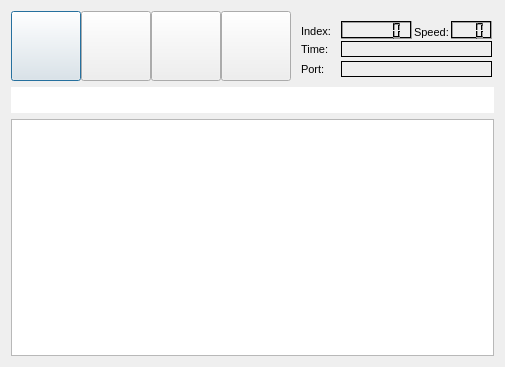
<?xml version="1.0" encoding="UTF-8"?>
<ui version="4.0">
 <author>Alexander Duda</author>
 <class>LogControl</class>
 <widget class="QDialog" name="LogControl">
  <property name="geometry">
   <rect>
    <x>0</x>
    <y>0</y>
    <width>505</width>
    <height>367</height>
   </rect>
  </property>
  <property name="sizePolicy">
   <sizepolicy hsizetype="Expanding" vsizetype="Expanding">
    <horstretch>0</horstretch>
    <verstretch>0</verstretch>
   </sizepolicy>
  </property>
  <property name="minimumSize">
   <size>
    <width>505</width>
    <height>0</height>
   </size>
  </property>
  <property name="windowTitle">
   <string>LogControl</string>
  </property>
  <layout class="QVBoxLayout" name="verticalLayout">
   <item>
    <widget class="QWidget" name="widget" native="true">
     <property name="sizePolicy">
      <sizepolicy hsizetype="Expanding" vsizetype="Preferred">
       <horstretch>0</horstretch>
       <verstretch>0</verstretch>
      </sizepolicy>
     </property>
     <property name="minimumSize">
      <size>
       <width>250</width>
       <height>70</height>
      </size>
     </property>
     <widget class="QPushButton" name="bback">
      <property name="geometry">
       <rect>
        <x>0</x>
        <y>0</y>
        <width>70</width>
        <height>70</height>
       </rect>
      </property>
      <property name="sizePolicy">
       <sizepolicy hsizetype="Maximum" vsizetype="Maximum">
        <horstretch>0</horstretch>
        <verstretch>0</verstretch>
       </sizepolicy>
      </property>
      <property name="minimumSize">
       <size>
        <width>60</width>
        <height>60</height>
       </size>
      </property>
      <property name="maximumSize">
       <size>
        <width>70</width>
        <height>70</height>
       </size>
      </property>
      <property name="text">
       <string/>
      </property>
      <property name="icon">
       <iconset>
        <normaloff>back.png</normaloff>back.png</iconset>
      </property>
      <property name="iconSize">
       <size>
        <width>40</width>
        <height>40</height>
       </size>
      </property>
     </widget>
     <widget class="QPushButton" name="bnext">
      <property name="geometry">
       <rect>
        <x>140</x>
        <y>0</y>
        <width>70</width>
        <height>70</height>
       </rect>
      </property>
      <property name="sizePolicy">
       <sizepolicy hsizetype="Maximum" vsizetype="Maximum">
        <horstretch>0</horstretch>
        <verstretch>0</verstretch>
       </sizepolicy>
      </property>
      <property name="minimumSize">
       <size>
        <width>60</width>
        <height>60</height>
       </size>
      </property>
      <property name="maximumSize">
       <size>
        <width>70</width>
        <height>70</height>
       </size>
      </property>
      <property name="text">
       <string/>
      </property>
      <property name="icon">
       <iconset>
        <normaloff>next.png</normaloff>next.png</iconset>
      </property>
      <property name="iconSize">
       <size>
        <width>40</width>
        <height>40</height>
       </size>
      </property>
     </widget>
     <widget class="QPushButton" name="bstop">
      <property name="geometry">
       <rect>
        <x>210</x>
        <y>0</y>
        <width>70</width>
        <height>70</height>
       </rect>
      </property>
      <property name="sizePolicy">
       <sizepolicy hsizetype="Maximum" vsizetype="Maximum">
        <horstretch>0</horstretch>
        <verstretch>0</verstretch>
       </sizepolicy>
      </property>
      <property name="minimumSize">
       <size>
        <width>60</width>
        <height>60</height>
       </size>
      </property>
      <property name="maximumSize">
       <size>
        <width>70</width>
        <height>70</height>
       </size>
      </property>
      <property name="text">
       <string/>
      </property>
      <property name="icon">
       <iconset>
        <normaloff>stop.png</normaloff>stop.png</iconset>
      </property>
      <property name="iconSize">
       <size>
        <width>40</width>
        <height>40</height>
       </size>
      </property>
     </widget>
     <widget class="QPushButton" name="bplay">
      <property name="geometry">
       <rect>
        <x>70</x>
        <y>0</y>
        <width>70</width>
        <height>70</height>
       </rect>
      </property>
      <property name="sizePolicy">
       <sizepolicy hsizetype="Maximum" vsizetype="Maximum">
        <horstretch>0</horstretch>
        <verstretch>0</verstretch>
       </sizepolicy>
      </property>
      <property name="minimumSize">
       <size>
        <width>60</width>
        <height>60</height>
       </size>
      </property>
      <property name="maximumSize">
       <size>
        <width>70</width>
        <height>70</height>
       </size>
      </property>
      <property name="text">
       <string/>
      </property>
      <property name="icon">
       <iconset>
        <normaloff>play.png</normaloff>play.png</iconset>
      </property>
      <property name="iconSize">
       <size>
        <width>40</width>
        <height>40</height>
       </size>
      </property>
     </widget>
     <widget class="QLCDNumber" name="lcd_index">
      <property name="geometry">
       <rect>
        <x>330</x>
        <y>10</y>
        <width>71</width>
        <height>18</height>
       </rect>
      </property>
      <property name="maximumSize">
       <size>
        <width>260</width>
        <height>20</height>
       </size>
      </property>
      <property name="palette">
       <palette>
        <active>
         <colorrole role="Button">
          <brush brushstyle="SolidPattern">
           <color alpha="255">
            <red>0</red>
            <green>0</green>
            <blue>0</blue>
           </color>
          </brush>
         </colorrole>
         <colorrole role="Light">
          <brush brushstyle="SolidPattern">
           <color alpha="255">
            <red>0</red>
            <green>0</green>
            <blue>0</blue>
           </color>
          </brush>
         </colorrole>
        </active>
        <inactive>
         <colorrole role="Button">
          <brush brushstyle="SolidPattern">
           <color alpha="255">
            <red>0</red>
            <green>0</green>
            <blue>0</blue>
           </color>
          </brush>
         </colorrole>
         <colorrole role="Light">
          <brush brushstyle="SolidPattern">
           <color alpha="255">
            <red>0</red>
            <green>0</green>
            <blue>0</blue>
           </color>
          </brush>
         </colorrole>
        </inactive>
        <disabled>
         <colorrole role="Button">
          <brush brushstyle="SolidPattern">
           <color alpha="255">
            <red>0</red>
            <green>0</green>
            <blue>0</blue>
           </color>
          </brush>
         </colorrole>
         <colorrole role="Light">
          <brush brushstyle="SolidPattern">
           <color alpha="255">
            <red>0</red>
            <green>0</green>
            <blue>0</blue>
           </color>
          </brush>
         </colorrole>
        </disabled>
       </palette>
      </property>
      <property name="lineWidth">
       <number>1</number>
      </property>
      <property name="smallDecimalPoint">
       <bool>false</bool>
      </property>
      <property name="numDigits">
       <number>6</number>
      </property>
      <property name="value" stdset="0">
       <double>0.000000000000000</double>
      </property>
      <property name="intValue" stdset="0">
       <number>0</number>
      </property>
     </widget>
     <widget class="QLabel" name="label_4">
      <property name="geometry">
       <rect>
        <x>290</x>
        <y>12</y>
        <width>34</width>
        <height>16</height>
       </rect>
      </property>
      <property name="font">
       <font>
        <pointsize>8</pointsize>
       </font>
      </property>
      <property name="text">
       <string>Index:</string>
      </property>
     </widget>
     <widget class="QLabel" name="label_2">
      <property name="geometry">
       <rect>
        <x>290</x>
        <y>30</y>
        <width>28</width>
        <height>16</height>
       </rect>
      </property>
      <property name="font">
       <font>
        <pointsize>8</pointsize>
       </font>
      </property>
      <property name="text">
       <string>Time:</string>
      </property>
     </widget>
     <widget class="QLabel" name="timestamp">
      <property name="geometry">
       <rect>
        <x>330</x>
        <y>30</y>
        <width>151</width>
        <height>16</height>
       </rect>
      </property>
      <property name="maximumSize">
       <size>
        <width>252</width>
        <height>250</height>
       </size>
      </property>
      <property name="font">
       <font>
        <family>Times New Roman</family>
        <pointsize>8</pointsize>
       </font>
      </property>
      <property name="frameShape">
       <enum>QFrame::Box</enum>
      </property>
      <property name="lineWidth">
       <number>1</number>
      </property>
      <property name="text">
       <string/>
      </property>
     </widget>
     <widget class="QLCDNumber" name="lcd_speed">
      <property name="geometry">
       <rect>
        <x>440</x>
        <y>10</y>
        <width>41</width>
        <height>18</height>
       </rect>
      </property>
      <property name="maximumSize">
       <size>
        <width>220</width>
        <height>18</height>
       </size>
      </property>
      <property name="palette">
       <palette>
        <active>
         <colorrole role="Button">
          <brush brushstyle="SolidPattern">
           <color alpha="255">
            <red>0</red>
            <green>0</green>
            <blue>0</blue>
           </color>
          </brush>
         </colorrole>
         <colorrole role="Light">
          <brush brushstyle="SolidPattern">
           <color alpha="255">
            <red>0</red>
            <green>0</green>
            <blue>0</blue>
           </color>
          </brush>
         </colorrole>
        </active>
        <inactive>
         <colorrole role="Button">
          <brush brushstyle="SolidPattern">
           <color alpha="255">
            <red>0</red>
            <green>0</green>
            <blue>0</blue>
           </color>
          </brush>
         </colorrole>
         <colorrole role="Light">
          <brush brushstyle="SolidPattern">
           <color alpha="255">
            <red>0</red>
            <green>0</green>
            <blue>0</blue>
           </color>
          </brush>
         </colorrole>
        </inactive>
        <disabled>
         <colorrole role="Button">
          <brush brushstyle="SolidPattern">
           <color alpha="255">
            <red>0</red>
            <green>0</green>
            <blue>0</blue>
           </color>
          </brush>
         </colorrole>
         <colorrole role="Light">
          <brush brushstyle="SolidPattern">
           <color alpha="255">
            <red>0</red>
            <green>0</green>
            <blue>0</blue>
           </color>
          </brush>
         </colorrole>
        </disabled>
       </palette>
      </property>
      <property name="numDigits">
       <number>3</number>
      </property>
     </widget>
     <widget class="QLabel" name="label_3">
      <property name="geometry">
       <rect>
        <x>403</x>
        <y>13</y>
        <width>34</width>
        <height>16</height>
       </rect>
      </property>
      <property name="font">
       <font>
        <pointsize>8</pointsize>
       </font>
      </property>
      <property name="text">
       <string>Speed:</string>
      </property>
     </widget>
     <widget class="QLabel" name="label_5">
      <property name="geometry">
       <rect>
        <x>290</x>
        <y>50</y>
        <width>28</width>
        <height>16</height>
       </rect>
      </property>
      <property name="font">
       <font>
        <pointsize>8</pointsize>
       </font>
      </property>
      <property name="text">
       <string>Port:</string>
      </property>
     </widget>
     <widget class="QLabel" name="last_port">
      <property name="geometry">
       <rect>
        <x>330</x>
        <y>50</y>
        <width>151</width>
        <height>16</height>
       </rect>
      </property>
      <property name="maximumSize">
       <size>
        <width>252</width>
        <height>250</height>
       </size>
      </property>
      <property name="font">
       <font>
        <family>Times New Roman</family>
        <pointsize>8</pointsize>
       </font>
      </property>
      <property name="frameShape">
       <enum>QFrame::Box</enum>
      </property>
      <property name="lineWidth">
       <number>1</number>
      </property>
      <property name="text">
       <string/>
      </property>
     </widget>
    </widget>
   </item>
   <item>
    <widget class="Timeline" name="timeline">
     <property name="sizePolicy">
      <sizepolicy hsizetype="Expanding" vsizetype="Fixed">
       <horstretch>0</horstretch>
       <verstretch>0</verstretch>
      </sizepolicy>
     </property>
     <property name="maximumSize">
      <size>
       <width>16777215</width>
       <height>26</height>
      </size>
     </property>
     <property name="frameShape">
      <enum>QFrame::NoFrame</enum>
     </property>
     <property name="frameShadow">
      <enum>QFrame::Plain</enum>
     </property>
     <property name="lineWidth">
      <number>0</number>
     </property>
     <property name="margin_topbot" stdset="0">
      <number>0</number>
     </property>
     <property name="margin_lr" stdset="0">
      <number>5</number>
     </property>
     <property name="backgroundColor">
      <color>
       <red>240</red>
       <green>235</green>
       <blue>226</blue>
      </color>
     </property>
    </widget>
   </item>
   <item>
    <widget class="QTreeView" name="treeView">
     <property name="sizePolicy">
      <sizepolicy hsizetype="Expanding" vsizetype="Expanding">
       <horstretch>0</horstretch>
       <verstretch>0</verstretch>
      </sizepolicy>
     </property>
     <property name="contextMenuPolicy">
      <enum>Qt::CustomContextMenu</enum>
     </property>
    </widget>
   </item>
  </layout>
 </widget>
 <customwidgets>
  <customwidget>
   <class>Timeline</class>
   <extends>QGraphicsView</extends>
   <header>rock_widget_collection/Timeline.h</header>
  </customwidget>
 </customwidgets>
 <resources/>
 <connections/>
 <designerdata>
  <property name="gridDeltaX">
   <number>10</number>
  </property>
  <property name="gridDeltaY">
   <number>10</number>
  </property>
  <property name="gridSnapX">
   <bool>true</bool>
  </property>
  <property name="gridSnapY">
   <bool>true</bool>
  </property>
  <property name="gridVisible">
   <bool>true</bool>
  </property>
 </designerdata>
</ui>
